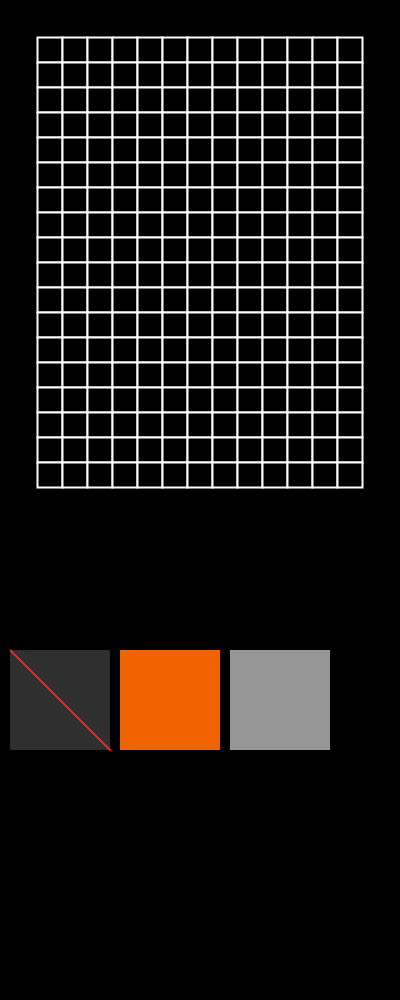
Frame 1 (no input)
Frame 60 (the mouse pressed at the canvas centre just before this capture): identical to frame 1, image omitted
Frame 120 (the mouse held since frame 60 and released just before this capture): identical to frame 1, image omitted

The Processing sketch that drew this single still picture (run headless with seeded random() and noise(); from frame 60 on, the mouse is pressed at the canvas centre):

// Processing sketch: Main
// ── Main.pde
Grilla grilla;
Arena arena;
Obstaculo obstaculo;
int ancho, alto;
Boton borrarObs,crearAre,crearObs;


void setup(){
 background(0);
 ancho=400;
 alto=500;
 size(400,1000);
 grilla=new Grilla(25,ancho, alto);
 arena=new Arena(grilla);
 obstaculo=new Obstaculo(grilla);
 borrarObs=new Boton(60,700,100,"borrar");
 crearAre=new Boton(170,700,100,"arena");
 crearObs=new Boton(280,700,100,"obstaculo");
}
void draw(){  
  background(0);
 
 grilla.mostrar(); 
 if(borrarObs.estado){
   crearAre.desactivar();
   crearObs.desactivar();
 }
 if(crearAre.estado){
   borrarObs.desactivar();
   crearObs.desactivar();
 }
  if(crearObs.estado){
   borrarObs.desactivar();
   crearAre.desactivar();
 }
 borrarObs.mostrar();
 crearAre.mostrar();
 crearObs.mostrar();
 arena.mostrar();
 arena.crear(crearAre.estado);
 arena.reducir();
 arena.animar(obstaculo.obs);
 obstaculo.mostrar();
 obstaculo.crear(crearObs.estado);
 obstaculo.borrar(borrarObs.estado);
 
 borrarObs.cambiarEstado();
 crearAre.cambiarEstado();
 crearObs.cambiarEstado();  
  
 
 
}

// ── Arena.pde
class Arena {
  boolean alcanzoLimite=false;
  Grilla grilla;
  Casillero granos[]=new Casillero[1];
  Arena(Grilla unaGrilla) {
    this.grilla=unaGrilla;
  }
  void crear(boolean activado) {
    int x, y;
    if (mousePressed && activado) {
      x=mouseX;
      y=mouseY;
      for (int i=1; i<this.grilla.matriz.length-1; i++) {
        for (int j=1; j<this.grilla.matriz[i].length-1; j++) {
          if (dist(x, y, this.grilla.matriz[i][j].x, this.grilla.matriz[i][j].y)<=this.grilla.matriz[i][j].tm/2) {
            if (this.granos[0]==null) {
              this.granos[0]=new Casillero(this.grilla.matriz[i][j].x, this.grilla.matriz[i][j].y, this.grilla.matriz[i][j].tm, "arena");
            } else {
              Casillero granosCopia[]=new Casillero [this.granos.length+1];
              for (int k=0; k<this.granos.length; k++) {
                granosCopia[k]=this.granos[k];
              }
              granosCopia[this.granos.length]=new Casillero(this.grilla.matriz[i][j].x, this.grilla.matriz[i][j].y, this.grilla.matriz[i][j].tm, "arena");
              this.granos=granosCopia;
            }
            break;
          }
        }
      }
    }
  }
  public void mostrar() {
    for (int i=0; i<this.granos.length && this.granos[0]!=null; i++) {
      this.granos[i].dibujar();
    }
  }
  public void animar(Casillero obs[]) {
    if (this.granos[0]!=null) {
      int tm=this.granos[0].tm;
      int px, py;
      boolean avanzar=true;
      boolean avanzarDerecha=true;
      boolean avanzarIzquierda=true;
      this.alcanzoLimite=false;
      for (int i=0; i<this.granos.length; i++) {
        px=(this.granos[i].x/tm)-1;
        py=(this.granos[i].y/tm)-1;
        avanzar=true;
        avanzarDerecha=true;
        avanzarIzquierda=true;
        if (py<this.grilla.cantidadCasillerosY-1) {
          for (int j=0; j<obs.length; j++) {
            if (obs[j]!=null) {
              if (this.granos[i].y==obs[j].y-tm && this.granos[i].x==obs[j].x || this.grilla.matriz[py+1][px].tipo=="arena") {
                avanzar=false;
              }
              if (this.granos[i].y==obs[j].y-tm && this.granos[i].x==obs[j].x-tm || this.granos[i].y==obs[j].y && this.granos[i].x==obs[j].x-tm) {
                avanzarDerecha=false;
              }
              if (this.granos[i].y==obs[j].y-tm && this.granos[i].x==obs[j].x+tm || this.granos[i].y==obs[j].y && this.granos[i].x==obs[j].x+tm) {
                avanzarIzquierda=false;
              }
              if (!avanzar && !avanzarDerecha && !avanzarIzquierda) {
                this.grilla.matriz[py][px].tipo="arena";
              }
            }
          }
          if (avanzar && this.grilla.matriz[py+1][px].tipo=="vacio") {
            py++;
            this.granos[i].y=this.grilla.matriz[py][px].y;
          } else if (avanzarIzquierda && this.grilla.matriz[py+1][px-1].tipo=="vacio" && px>1) {
            py++;
            px--;
            this.granos[i].y=this.grilla.matriz[py][px].y;
            this.granos[i].x=this.grilla.matriz[py][px].x;
          } else if (avanzarDerecha && this.grilla.matriz[py+1][px+1].tipo=="vacio" && px+1<this.grilla.cantidadCasillerosX-1) {
            py++;
            px++;
            this.granos[i].y=this.grilla.matriz[py][px].y;
            this.granos[i].x=this.grilla.matriz[py][px].x;
          } else {
            if (this.granos[i].y<200) {
              this.alcanzoLimite=true;
            }
            this.grilla.matriz[py][px].tipo="arena";
            this.granos[i].y=this.grilla.matriz[py][px].y;
            this.granos[i].x=this.grilla.matriz[py][px].x;
          }
        }else {
          if (this.granos[i].y<200) {
            this.alcanzoLimite=true;
          }
          this.grilla.matriz[py][px].tipo="arena";
          this.granos[i].y=this.grilla.matriz[py][px].y;
          this.granos[i].x=this.grilla.matriz[py][px].x;
        } 
      }
    }
  }

  public void reducir() {
    int cantidadArena=0;
    int cantidadReducir=0;
    Casillero restantes[];
    Casillero eliminar[];
    if (this.alcanzoLimite) {
      for (int i=0; i<this.granos.length; i++) {
        if (this.granos[i].y<this.grilla.cantidadCasillerosY*this.grilla.tm) {
          cantidadArena++;
        } else {
          cantidadReducir++;
        }
      }
      restantes=new Casillero[cantidadArena];
      eliminar=new Casillero[cantidadReducir];
      int iRes=0;
      int iRed=0;
      for (int i=0; i<this.granos.length; i++) {
        if (this.granos[i].y<this.grilla.cantidadCasillerosY*this.grilla.tm) {
          restantes[iRes]=this.granos[i];
          iRes++;
        } else {
          eliminar[iRed]=this.granos[i];
          iRed++;
        }
      }
      for (int i=0; i<eliminar.length; i++) {
        eliminar[i].borrar();
      }
      this.granos=restantes;
      this.alcanzoLimite=false;
    }
    for (int i=0; i<this.grilla.matriz.length; i++) {
      for (int j=0; j<this.grilla.matriz[i].length; j++) {
        this.grilla.matriz[i][j].tipo="vacio";
      }
    }
  }
  public void borrar(boolean activado) {
    if (activado && this.granos[0]!=null) {
      int c=0;
      Casillero aux[]=new Casillero[this.granos.length-1];
      for (int i=0; i<this.granos.length; i++) {
        if (dist(this.granos[i].x, this.granos[i].y, mouseX, mouseY)>this.granos[0].tm/2) {
          aux[c]=this.granos[i];
          c++;
        }
      }
      this.granos=aux;
    }
  }
}

// ── Botones.pde
class Boton {
  boolean estado;
  int x, y, tm;
  String tipo;
  Boton(int x, int y, int tm, String tipo) {
    this.x=x;
    this.y=y;
    this.tm=tm;
    this.tipo=tipo;
    this.estado=false;
  }
  public void mostrar() {

    if (this.tipo=="obstaculo") {
      fill(150);
    } else if (this.tipo=="arena") {
      fill(240, 100, 0);
    } else if (this.tipo=="borrar") {
      fill(150, 80);
      stroke(255, 0, 0);
      line(x-tm/2, y-tm/2, x+tm/2, y+tm/2);
    }
    if (estado) {
      stroke(255);
      strokeWeight(3);
    } else {
      noStroke();
    }
    rectMode(CENTER);
    rect(x, y, tm, tm);
  }
  public void cambiarEstado() {
    if (dist(mouseX, mouseY, this.x, this.y)<=tm/2 && mousePressed) {
      if (!estado) {
        this.estado=true;
      }else {
      this.estado=false;
      }
      delay(100);
    }
  }
    public void desactivar() {
      this.estado=false;
    }
  }

// ── Casillero.pde
class Casillero {
  int x, y, tm;
  color relleno;
  String tipo; //Probablemente despues cambie a enum.
  Casillero(int x, int y, int tm, String tipo) {
    this.x=x;
    this.y=y;
    this.tm=tm;
    this.tipo=tipo;
  }

  public void dibujar() {
    noStroke();
    if (this.tipo=="vacio") {
      relleno=color(0);
      fill(relleno);
      stroke(255);
      strokeWeight(2);
    }
    if (this.tipo=="obs") {
      relleno=color(175);
      fill(relleno);
    }
    if (this.tipo=="arena") {
      fill(240,100,0); 
    }
    
      rectMode(CENTER);
      rect(this.x, this.y, this.tm, this.tm);
  }
  public void borrar(){
   if(dist(mouseX,mouseY,this.x, this.y)<tm && this.tipo=="arena"){
    this.tipo="vacio";
    this.relleno=color(0);     
   }
  }
}

// ── Grilla.pde
class Grilla {
  int cantidadCasillerosX, cantidadCasillerosY;
  int tm;
  Casillero [][] matriz;
  Grilla(int tm, int ancho, int alto) {
    this.tm=tm;
    this.cantidadCasillerosX=floor(ancho/this.tm)-1;
    this.cantidadCasillerosY=floor(alto/this.tm)-1;
    this.matriz=new Casillero [this.cantidadCasillerosY][this.cantidadCasillerosX];
    for (int i=0; i<this.matriz.length; i++) {
      for (int j=0; j<this.matriz[i].length; j++) {
        this.matriz[i][j]=new Casillero((1+j)*this.tm, (1+i)*this.tm, this.tm,"vacio");
      }
    }
  }
  public void mostrar(){
    for (int i=1; i<this.matriz.length; i++) {
      for (int j=1; j<this.matriz[i].length-1; j++) {
        this.matriz[i][j].dibujar();
      }
    }
  }
   public void borrar(){
    for (int i=0; i<this.matriz.length; i++) {
      for (int j=0; i<this.matriz[i].length; i++) {
        this.matriz[i][j].borrar();
      }
    }
  }
}

// ── Obstaculo.pde
class Obstaculo {
  Grilla grilla;
  Casillero obs[]=new Casillero[1];
  Obstaculo(Grilla unaGrilla) {
    this.grilla=unaGrilla;
  }
  void crear(boolean activado) {
    int x, y;
    if (mousePressed && activado) {
      x=mouseX;
      y=mouseY;
      for (int i=0; i<this.grilla.matriz.length; i++) {
        for (int j=0; j<this.grilla.matriz[i].length; j++) {
          if (dist(x, y, this.grilla.matriz[i][j].x, this.grilla.matriz[i][j].y)<=this.grilla.matriz[i][j].tm/2) {
            if (this.obs[0]==null) {
              this.obs[0]=new Casillero(this.grilla.matriz[i][j].x, this.grilla.matriz[i][j].y, this.grilla.matriz[i][j].tm, "obs");
              this.grilla.matriz[i][j].tipo="obs";
            } else {
              Casillero obsCopia[]=new Casillero[this.obs.length+1];
              for (int k=0; k<this.obs.length; k++) {
                obsCopia[k]=this.obs[k];
              }
              obsCopia[this.obs.length]=new Casillero(this.grilla.matriz[i][j].x, this.grilla.matriz[i][j].y, this.grilla.matriz[i][j].tm, "obs");
              this.obs=obsCopia;
            }
            break;
          }
        }
      }
    }
  }
  public void mostrar() {
    for (int i=0; i<this.obs.length && this.obs[0]!=null; i++) {
      this.obs[i].dibujar();
    }
  }
  public void borrar(boolean activado) {
    if (activado && mousePressed) {
      int c=0;
      Casillero auxA[]=new Casillero [this.obs.length];
      for (int i=0; i<this.obs.length; i++) {
        if (this.obs[i]!=null && dist(this.obs[i].x, this.obs[i].y, mouseX, mouseY)>this.obs[i].tm/2) {
          auxA[c]=this.obs[i];
          c++;
        }
      }
      if (c==0) {
        c++;
      }
      Casillero auxB[]=new Casillero[c];
      for (int j=0; j<auxB.length; j++) {
        auxB[j]=auxA[j];
      }
      this.obs=auxB;
    }
  }
}
